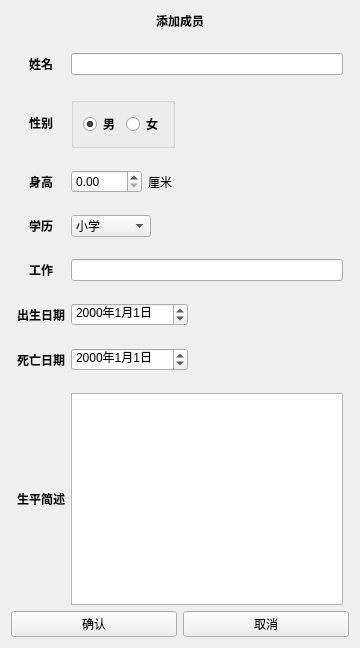
<?xml version="1.0" encoding="UTF-8"?>
<ui version="4.0">
 <class>addMember</class>
 <widget class="QWidget" name="addMember">
  <property name="geometry">
   <rect>
    <x>0</x>
    <y>0</y>
    <width>360</width>
    <height>648</height>
   </rect>
  </property>
  <property name="windowTitle">
   <string>Form</string>
  </property>
  <layout class="QVBoxLayout" name="verticalLayout">
   <item>
    <layout class="QGridLayout" name="gridLayout_3">
     <property name="leftMargin">
      <number>0</number>
     </property>
     <property name="topMargin">
      <number>0</number>
     </property>
     <property name="rightMargin">
      <number>0</number>
     </property>
     <property name="bottomMargin">
      <number>0</number>
     </property>
     <item row="8" column="1" colspan="2">
      <widget class="QWidget" name="widget_16" native="true">
       <property name="minimumSize">
        <size>
         <width>0</width>
         <height>10</height>
        </size>
       </property>
       <property name="maximumSize">
        <size>
         <width>16777215</width>
         <height>10</height>
        </size>
       </property>
      </widget>
     </item>
     <item row="13" column="1">
      <widget class="QLabel" name="label_20">
       <property name="font">
        <font>
         <pointsize>9</pointsize>
         <bold>true</bold>
        </font>
       </property>
       <property name="text">
        <string>工作</string>
       </property>
       <property name="alignment">
        <set>Qt::AlignCenter</set>
       </property>
      </widget>
     </item>
     <item row="9" column="1">
      <widget class="QLabel" name="label_11">
       <property name="font">
        <font>
         <pointsize>9</pointsize>
         <bold>true</bold>
        </font>
       </property>
       <property name="text">
        <string>身高</string>
       </property>
       <property name="alignment">
        <set>Qt::AlignCenter</set>
       </property>
      </widget>
     </item>
     <item row="5" column="2" rowspan="3">
      <layout class="QHBoxLayout" name="horizontalLayout_13">
       <item>
        <widget class="QGroupBox" name="genderBox">
         <property name="title">
          <string/>
         </property>
         <layout class="QHBoxLayout" name="horizontalLayout_2">
          <item>
           <widget class="QRadioButton" name="Man">
            <property name="font">
             <font>
              <pointsize>9</pointsize>
              <bold>true</bold>
              <underline>false</underline>
              <strikeout>false</strikeout>
             </font>
            </property>
            <property name="focusPolicy">
             <enum>Qt::ClickFocus</enum>
            </property>
            <property name="contextMenuPolicy">
             <enum>Qt::NoContextMenu</enum>
            </property>
            <property name="text">
             <string>男</string>
            </property>
            <property name="checked">
             <bool>true</bool>
            </property>
           </widget>
          </item>
          <item>
           <widget class="QRadioButton" name="Woman">
            <property name="font">
             <font>
              <pointsize>9</pointsize>
              <bold>true</bold>
             </font>
            </property>
            <property name="focusPolicy">
             <enum>Qt::ClickFocus</enum>
            </property>
            <property name="contextMenuPolicy">
             <enum>Qt::NoContextMenu</enum>
            </property>
            <property name="text">
             <string>女</string>
            </property>
           </widget>
          </item>
         </layout>
        </widget>
       </item>
       <item>
        <spacer name="horizontalSpacer_8">
         <property name="orientation">
          <enum>Qt::Horizontal</enum>
         </property>
         <property name="sizeHint" stdset="0">
          <size>
           <width>40</width>
           <height>20</height>
          </size>
         </property>
        </spacer>
       </item>
      </layout>
     </item>
     <item row="1" column="1" colspan="2">
      <widget class="QWidget" name="widget_18" native="true">
       <property name="minimumSize">
        <size>
         <width>0</width>
         <height>10</height>
        </size>
       </property>
       <property name="maximumSize">
        <size>
         <width>16777215</width>
         <height>20</height>
        </size>
       </property>
      </widget>
     </item>
     <item row="4" column="1" colspan="2">
      <widget class="QWidget" name="widget_15" native="true">
       <property name="sizePolicy">
        <sizepolicy hsizetype="Preferred" vsizetype="Expanding">
         <horstretch>0</horstretch>
         <verstretch>0</verstretch>
        </sizepolicy>
       </property>
       <property name="minimumSize">
        <size>
         <width>0</width>
         <height>10</height>
        </size>
       </property>
       <property name="maximumSize">
        <size>
         <width>16777215</width>
         <height>10</height>
        </size>
       </property>
      </widget>
     </item>
     <item row="16" column="2">
      <layout class="QHBoxLayout" name="horizontalLayout_14">
       <item>
        <widget class="QDateEdit" name="Birthday">
         <property name="font">
          <font>
           <pointsize>9</pointsize>
          </font>
         </property>
         <property name="focusPolicy">
          <enum>Qt::ClickFocus</enum>
         </property>
         <property name="frame">
          <bool>true</bool>
         </property>
         <property name="displayFormat">
          <string>yyyy年M月d日</string>
         </property>
        </widget>
       </item>
       <item>
        <spacer name="horizontalSpacer_10">
         <property name="orientation">
          <enum>Qt::Horizontal</enum>
         </property>
         <property name="sizeHint" stdset="0">
          <size>
           <width>40</width>
           <height>20</height>
          </size>
         </property>
        </spacer>
       </item>
      </layout>
     </item>
     <item row="17" column="1" colspan="2">
      <widget class="QWidget" name="widget_13" native="true">
       <property name="minimumSize">
        <size>
         <width>0</width>
         <height>10</height>
        </size>
       </property>
       <property name="maximumSize">
        <size>
         <width>16777215</width>
         <height>10</height>
        </size>
       </property>
      </widget>
     </item>
     <item row="18" column="1">
      <widget class="QLabel" name="label_24">
       <property name="font">
        <font>
         <pointsize>9</pointsize>
         <bold>true</bold>
        </font>
       </property>
       <property name="text">
        <string>死亡日期</string>
       </property>
       <property name="alignment">
        <set>Qt::AlignCenter</set>
       </property>
      </widget>
     </item>
     <item row="11" column="1">
      <widget class="QLabel" name="label_21">
       <property name="font">
        <font>
         <pointsize>9</pointsize>
         <bold>true</bold>
        </font>
       </property>
       <property name="text">
        <string>学历</string>
       </property>
       <property name="alignment">
        <set>Qt::AlignCenter</set>
       </property>
      </widget>
     </item>
     <item row="15" column="1" colspan="2">
      <widget class="QWidget" name="widget_21" native="true">
       <property name="minimumSize">
        <size>
         <width>0</width>
         <height>10</height>
        </size>
       </property>
       <property name="maximumSize">
        <size>
         <width>16777215</width>
         <height>10</height>
        </size>
       </property>
      </widget>
     </item>
     <item row="13" column="2">
      <widget class="QLineEdit" name="Job">
       <property name="font">
        <font>
         <pointsize>9</pointsize>
        </font>
       </property>
       <property name="focusPolicy">
        <enum>Qt::ClickFocus</enum>
       </property>
       <property name="contextMenuPolicy">
        <enum>Qt::DefaultContextMenu</enum>
       </property>
       <property name="frame">
        <bool>true</bool>
       </property>
      </widget>
     </item>
     <item row="20" column="1">
      <widget class="QLabel" name="label_25">
       <property name="font">
        <font>
         <pointsize>9</pointsize>
         <bold>true</bold>
        </font>
       </property>
       <property name="text">
        <string>生平简述</string>
       </property>
       <property name="alignment">
        <set>Qt::AlignCenter</set>
       </property>
      </widget>
     </item>
     <item row="16" column="1">
      <widget class="QLabel" name="label_22">
       <property name="font">
        <font>
         <pointsize>9</pointsize>
         <bold>true</bold>
        </font>
       </property>
       <property name="text">
        <string>出生日期</string>
       </property>
       <property name="alignment">
        <set>Qt::AlignCenter</set>
       </property>
      </widget>
     </item>
     <item row="21" column="0" colspan="4">
      <layout class="QHBoxLayout" name="horizontalLayout_15">
       <item>
        <widget class="QPushButton" name="Confirm">
         <property name="font">
          <font>
           <pointsize>9</pointsize>
          </font>
         </property>
         <property name="contextMenuPolicy">
          <enum>Qt::NoContextMenu</enum>
         </property>
         <property name="text">
          <string>确认</string>
         </property>
         <property name="autoDefault">
          <bool>false</bool>
         </property>
         <property name="default">
          <bool>false</bool>
         </property>
         <property name="flat">
          <bool>false</bool>
         </property>
        </widget>
       </item>
       <item>
        <widget class="QPushButton" name="Cancel">
         <property name="font">
          <font>
           <pointsize>9</pointsize>
          </font>
         </property>
         <property name="contextMenuPolicy">
          <enum>Qt::NoContextMenu</enum>
         </property>
         <property name="text">
          <string>取消</string>
         </property>
         <property name="autoDefault">
          <bool>false</bool>
         </property>
        </widget>
       </item>
      </layout>
     </item>
     <item row="2" column="1" rowspan="2">
      <widget class="QLabel" name="label_19">
       <property name="font">
        <font>
         <pointsize>9</pointsize>
         <bold>true</bold>
        </font>
       </property>
       <property name="layoutDirection">
        <enum>Qt::LeftToRight</enum>
       </property>
       <property name="text">
        <string>姓名</string>
       </property>
       <property name="alignment">
        <set>Qt::AlignCenter</set>
       </property>
      </widget>
     </item>
     <item row="12" column="1" colspan="2">
      <widget class="QWidget" name="widget_19" native="true">
       <property name="minimumSize">
        <size>
         <width>0</width>
         <height>10</height>
        </size>
       </property>
       <property name="maximumSize">
        <size>
         <width>16777215</width>
         <height>10</height>
        </size>
       </property>
      </widget>
     </item>
     <item row="0" column="1" colspan="2">
      <layout class="QHBoxLayout" name="horizontalLayout_178">
       <item>
        <spacer name="horizontalSpacer_4">
         <property name="orientation">
          <enum>Qt::Horizontal</enum>
         </property>
         <property name="sizeHint" stdset="0">
          <size>
           <width>40</width>
           <height>20</height>
          </size>
         </property>
        </spacer>
       </item>
       <item>
        <widget class="QLabel" name="label_4">
         <property name="font">
          <font>
           <bold>true</bold>
          </font>
         </property>
         <property name="text">
          <string>添加成员</string>
         </property>
        </widget>
       </item>
       <item>
        <spacer name="horizontalSpacer_2">
         <property name="orientation">
          <enum>Qt::Horizontal</enum>
         </property>
         <property name="sizeHint" stdset="0">
          <size>
           <width>40</width>
           <height>20</height>
          </size>
         </property>
        </spacer>
       </item>
      </layout>
     </item>
     <item row="10" column="1" colspan="2">
      <widget class="QWidget" name="widget_17" native="true">
       <property name="minimumSize">
        <size>
         <width>0</width>
         <height>10</height>
        </size>
       </property>
       <property name="maximumSize">
        <size>
         <width>16777215</width>
         <height>10</height>
        </size>
       </property>
      </widget>
     </item>
     <item row="11" column="2">
      <layout class="QHBoxLayout" name="horizontalLayout_16">
       <item>
        <widget class="QComboBox" name="Education">
         <property name="sizePolicy">
          <sizepolicy hsizetype="Minimum" vsizetype="Fixed">
           <horstretch>0</horstretch>
           <verstretch>0</verstretch>
          </sizepolicy>
         </property>
         <property name="minimumSize">
          <size>
           <width>80</width>
           <height>0</height>
          </size>
         </property>
         <property name="font">
          <font>
           <pointsize>9</pointsize>
          </font>
         </property>
         <property name="focusPolicy">
          <enum>Qt::ClickFocus</enum>
         </property>
         <property name="editable">
          <bool>false</bool>
         </property>
         <property name="maxCount">
          <number>100</number>
         </property>
         <property name="iconSize">
          <size>
           <width>14</width>
           <height>14</height>
          </size>
         </property>
         <property name="duplicatesEnabled">
          <bool>false</bool>
         </property>
         <property name="frame">
          <bool>true</bool>
         </property>
         <item>
          <property name="text">
           <string>小学</string>
          </property>
         </item>
         <item>
          <property name="text">
           <string>初中</string>
          </property>
         </item>
         <item>
          <property name="text">
           <string>高中</string>
          </property>
         </item>
         <item>
          <property name="text">
           <string>大学专科</string>
          </property>
         </item>
         <item>
          <property name="text">
           <string>大学本科</string>
          </property>
         </item>
         <item>
          <property name="text">
           <string>研究生</string>
          </property>
         </item>
        </widget>
       </item>
       <item>
        <spacer name="horizontalSpacer_9">
         <property name="orientation">
          <enum>Qt::Horizontal</enum>
         </property>
         <property name="sizeHint" stdset="0">
          <size>
           <width>40</width>
           <height>20</height>
          </size>
         </property>
        </spacer>
       </item>
      </layout>
     </item>
     <item row="18" column="2">
      <layout class="QHBoxLayout" name="horizontalLayout_1022">
       <item>
        <widget class="QDateEdit" name="Deathday">
         <property name="font">
          <font>
           <pointsize>9</pointsize>
          </font>
         </property>
         <property name="focusPolicy">
          <enum>Qt::ClickFocus</enum>
         </property>
         <property name="contextMenuPolicy">
          <enum>Qt::DefaultContextMenu</enum>
         </property>
         <property name="frame">
          <bool>true</bool>
         </property>
         <property name="displayFormat">
          <string>yyyy年M月d日</string>
         </property>
        </widget>
       </item>
       <item>
        <spacer name="horizontalSpacer_15">
         <property name="orientation">
          <enum>Qt::Horizontal</enum>
         </property>
         <property name="sizeHint" stdset="0">
          <size>
           <width>40</width>
           <height>20</height>
          </size>
         </property>
        </spacer>
       </item>
      </layout>
     </item>
     <item row="9" column="2">
      <layout class="QHBoxLayout" name="horizontalLayout_12">
       <item>
        <widget class="QDoubleSpinBox" name="Height">
         <property name="font">
          <font>
           <pointsize>9</pointsize>
          </font>
         </property>
         <property name="focusPolicy">
          <enum>Qt::ClickFocus</enum>
         </property>
         <property name="contextMenuPolicy">
          <enum>Qt::DefaultContextMenu</enum>
         </property>
         <property name="frame">
          <bool>true</bool>
         </property>
         <property name="minimum">
          <double>0.000000000000000</double>
         </property>
         <property name="maximum">
          <double>1000.000000000000000</double>
         </property>
         <property name="singleStep">
          <double>0.100000000000000</double>
         </property>
        </widget>
       </item>
       <item>
        <widget class="QLabel" name="CM">
         <property name="font">
          <font>
           <pointsize>9</pointsize>
          </font>
         </property>
         <property name="text">
          <string>厘米</string>
         </property>
        </widget>
       </item>
       <item>
        <spacer name="horizontalSpacer_5">
         <property name="orientation">
          <enum>Qt::Horizontal</enum>
         </property>
         <property name="sizeHint" stdset="0">
          <size>
           <width>40</width>
           <height>20</height>
          </size>
         </property>
        </spacer>
       </item>
      </layout>
     </item>
     <item row="2" column="2" rowspan="2">
      <widget class="QLineEdit" name="Name">
       <property name="font">
        <font>
         <pointsize>9</pointsize>
        </font>
       </property>
       <property name="focusPolicy">
        <enum>Qt::ClickFocus</enum>
       </property>
       <property name="contextMenuPolicy">
        <enum>Qt::DefaultContextMenu</enum>
       </property>
       <property name="frame">
        <bool>true</bool>
       </property>
      </widget>
     </item>
     <item row="5" column="1" rowspan="3">
      <widget class="QLabel" name="label_9">
       <property name="font">
        <font>
         <pointsize>9</pointsize>
         <bold>true</bold>
        </font>
       </property>
       <property name="text">
        <string>性别</string>
       </property>
       <property name="alignment">
        <set>Qt::AlignCenter</set>
       </property>
      </widget>
     </item>
     <item row="20" column="2">
      <widget class="QPlainTextEdit" name="Introduction">
       <property name="font">
        <font>
         <pointsize>9</pointsize>
        </font>
       </property>
       <property name="focusPolicy">
        <enum>Qt::ClickFocus</enum>
       </property>
       <property name="frameShape">
        <enum>QFrame::StyledPanel</enum>
       </property>
       <property name="frameShadow">
        <enum>QFrame::Plain</enum>
       </property>
       <property name="backgroundVisible">
        <bool>false</bool>
       </property>
      </widget>
     </item>
     <item row="19" column="1" colspan="2">
      <widget class="QWidget" name="widget_14" native="true">
       <property name="minimumSize">
        <size>
         <width>0</width>
         <height>10</height>
        </size>
       </property>
       <property name="maximumSize">
        <size>
         <width>16777215</width>
         <height>10</height>
        </size>
       </property>
      </widget>
     </item>
    </layout>
   </item>
  </layout>
 </widget>
 <resources/>
 <connections/>
</ui>
